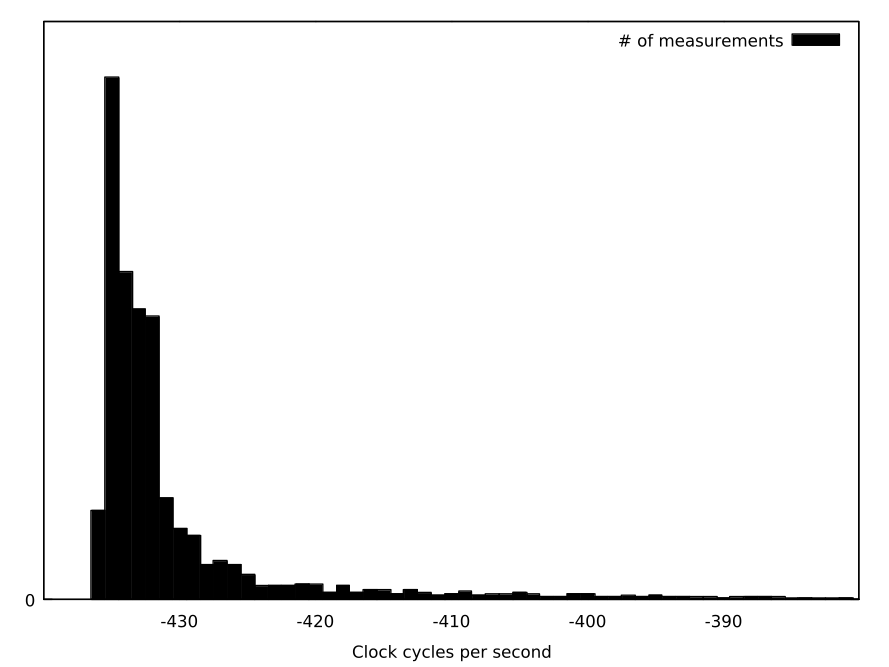

Recreate this plot in gnuplot.
set boxwidth 1
set style fill solid 1 border lt -1
set style rectangle black
set ytics (0)
set xtics (-430, -420, -410, -400, -390) scale 0
set xlabel "Clock cycles per second"
set xrange [-440:-380]
set yrange [0:1000]
plot '../meetlogboek/statime-hard-10-05-2022-1456-analysis/gm-interval.dat' using ($1-100000000) smooth freq with boxes fillcolor black title "# of measurements"
